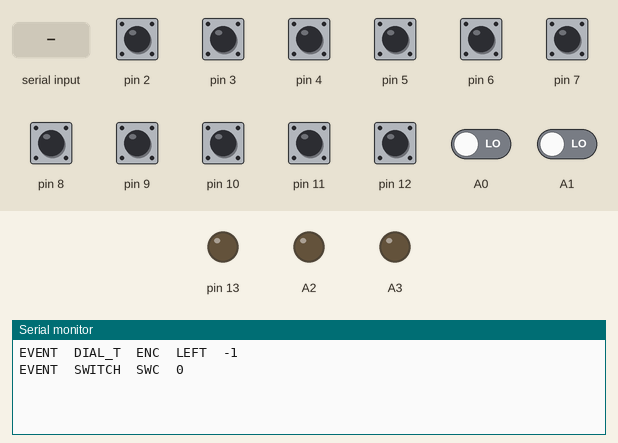
A sketch run on a simulated Arduino Uno, built with avr-gcc and run on an emulated ATmega328P. Shown: output pins drawn as LEDs (lit = HIGH), the last lines printed to the serial monitor. Inputs (shaded band) come from the test bench; at power-on: pin 2–12 HIGH, A0, A1 LOW.

Above: at 1.2 s.
1.3 s: pin 2 pulled LOW for 0.15 s
At 2.1 s:
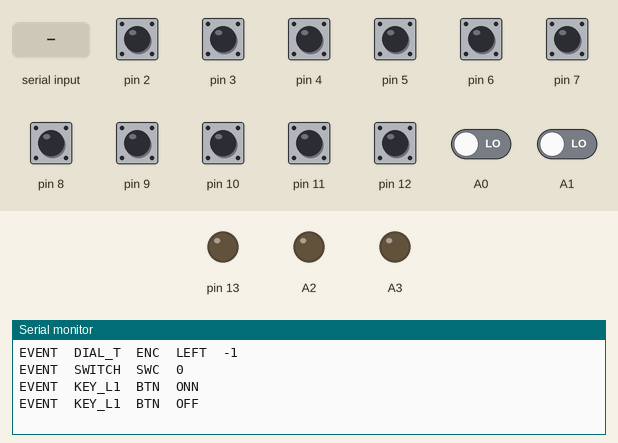
2.9 s: pin 7 pulled LOW for 0.15 s
At 3.5 s:
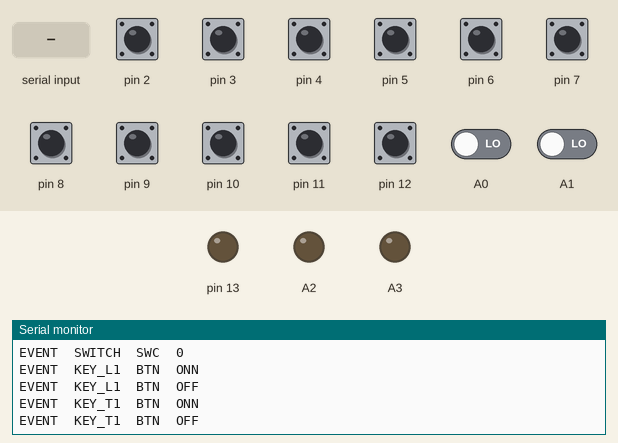
4.5 s: pin 12 pulled LOW for 0.15 s
At 5.6 s:
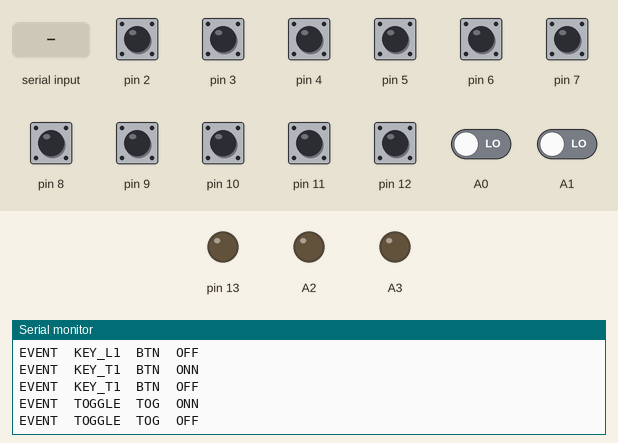
6.1 s: A0 driven HIGH
At 7.3 s:
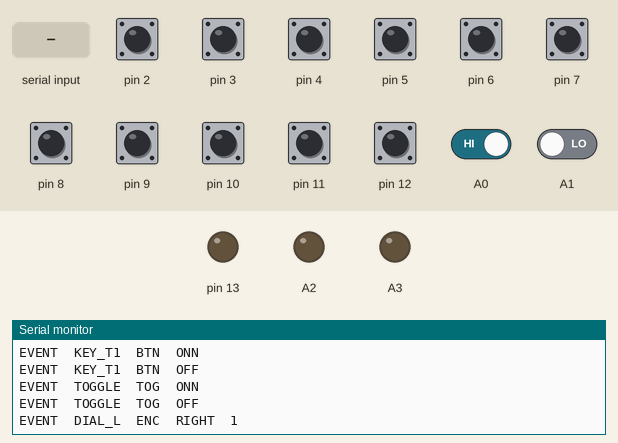
7.6 s: "90 45\n" received over Serial
At 8.5 s:
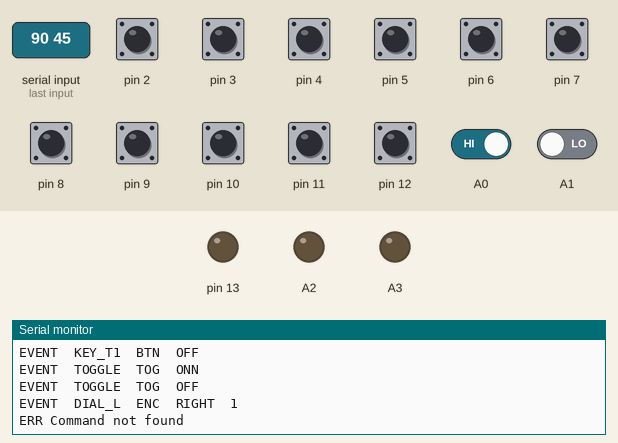

The sketch:

ButtonPanel.ino
```cpp
#define PCF8575_SUPPORT
#include "Panel.h"


/*
 * Setup IO Expander
 */
MyPCF8575 *PCF = new MyPCF8575(new PCF8575(0x20));

/*
 * Define Panel Specific Values here
*/
IOMethod* switch_io[] =
{new PCF8575IOMethod(PCF, 0, iomt_input_pullup)
,new PCF8575IOMethod(PCF, 1, iomt_input_pullup)
,new PCF8575IOMethod(PCF, 2, iomt_input_pullup)
,new PCF8575IOMethod(PCF, 3, iomt_input_pullup)
,new PCF8575IOMethod(PCF, 4, iomt_input_pullup)
,new PCF8575IOMethod(PCF, 5, iomt_input_pullup)
,new PCF8575IOMethod(PCF, 6, iomt_input_pullup)
,new PCF8575IOMethod(PCF, 7, iomt_input_pullup)
,new PCF8575IOMethod(PCF, 15, iomt_input_pullup)
,new PCF8575IOMethod(PCF, 14, iomt_input_pullup)
,new PCF8575IOMethod(PCF, 13, iomt_input_pullup)
,new PCF8575IOMethod(PCF, 12, iomt_input_pullup)
,NULL};

InputComponent *inputs[] =
{new ButtonComponent("KEY_L1", new DirectIOMethod(2, iomt_input_pullup))
,new ButtonComponent("KEY_L2", new DirectIOMethod(3, iomt_input_pullup))
,new ButtonComponent("KEY_L3", new DirectIOMethod(4, iomt_input_pullup))
,new ButtonComponent("KEY_L4", new DirectIOMethod(5, iomt_input_pullup))
,new ButtonComponent("KEY_L5", new DirectIOMethod(6, iomt_input_pullup))

,new ButtonComponent("KEY_T1", new DirectIOMethod(7, iomt_input_pullup))
,new ButtonComponent("KEY_T2", new DirectIOMethod(8, iomt_input_pullup))
,new ButtonComponent("KEY_T3", new DirectIOMethod(9, iomt_input_pullup))
,new ButtonComponent("KEY_T4", new DirectIOMethod(10, iomt_input_pullup))
,new ButtonComponent("KEY_T5", new DirectIOMethod(11, iomt_input_pullup))

,new ToggleComponent("TOGGLE", new DirectIOMethod(12, iomt_input_pullup)) // Doesn't work yet.

,new EncoderComponent("DIAL_T", new PCF8575IOMethod(PCF, 8, iomt_input_pullup), new PCF8575IOMethod(PCF, 9, iomt_input_pullup))
//,new ButtonComponent("DIAL_T_BUT", new DirectIOMethod(12, iomt_input_pullup)) // Doesn't work yet.

,new EncoderComponent("DIAL_L", new DirectIOMethod(A0, iomt_input), new DirectIOMethod(A1, iomt_input))
//,new ButtonComponent("DIAL_L_BUT", new DirectIOMethod(A2, iomt_input_pullup))

,new SwitchComponent("SWITCH", switch_io)
,NULL
};

OutputComponent *outputs[] =
{new RGBLedComponent("RGBLED", new DirectIOMethod(A2, iomt_output), new DirectIOMethod(13, iomt_output), new DirectIOMethod(A3, iomt_output) )
,NULL
};

Panel *panel = new Panel("BUTTON_PANEL", inputs, outputs);


void setup() {
    Serial.begin(115200);

    // Serial.println("DEBUG Setup() started");
    // Serial.flush();

    // Initialize panel
    if(!panel->setup()) {
      Serial.println("ERR\tPanel init failed, do something!");
      Serial.flush();
    }

    // Initialize IO expander
    if(!PCF->setup()) {
      Serial.println("ERR\tIO Expander init failed, do something!");
      Serial.flush();
    }

    // Serial.println("INIT");
    // Serial.flush();
}

void loop() {
    panel->loop();
}
```

version.h
```cpp
#define BUILD_NUMBER "15"
#define BUILD_DATE "202309191130"
```

Source omitted: Panel.h (22815 bytes)

Measured:
- after the input at 1.3 s, the serial monitor: prints a new line at once (image 1)
- after the input at 2.9 s, the serial monitor: prints a new line at once (image 2)
- after the input at 4.5 s, the serial monitor: prints a new line at once (image 3)
- after the input at 6.1 s, the serial monitor: prints a new line at once (image 4)
- after the input at 7.6 s, the serial monitor: prints a new line at once (image 5)
